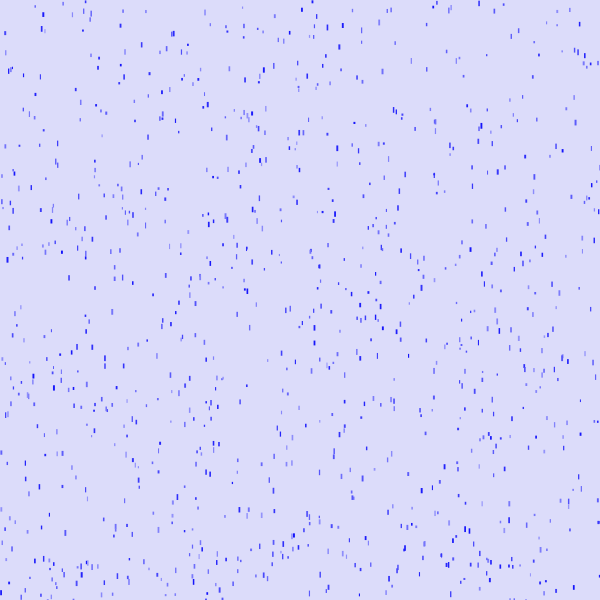
Frame 1 (no input)
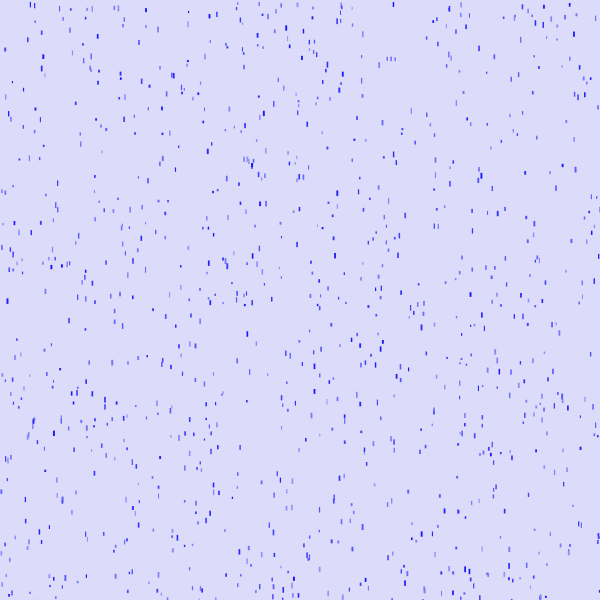
Frame 60 (the mouse pressed at the canvas centre just before this capture)
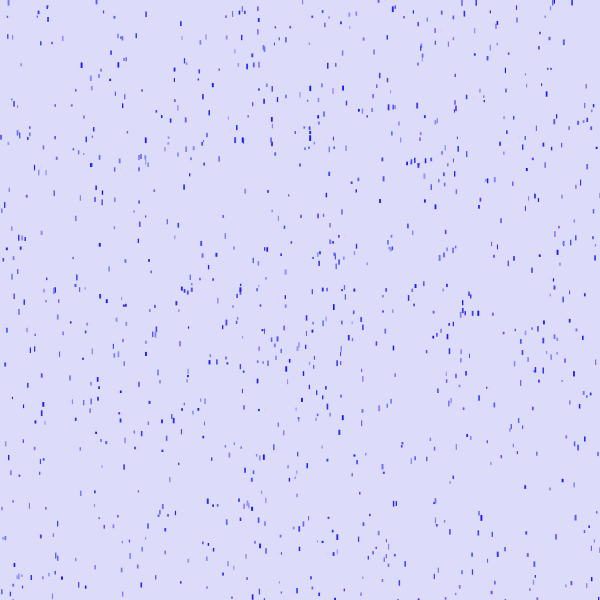
Frame 120 (the mouse held since frame 60 and released just before this capture)

The Processing sketch that drew these frames (run headless with seeded random() and noise(); from frame 60 on, the mouse is pressed at the canvas centre):

// Processing sketch: rain
// ── rain.pde
Drop[] drops = new Drop[1000];

float speed;

void setup() {
  size(600, 600);

  for (int i=0; i < drops.length; i++)
    drops[i] = new Drop();
}

void draw() {

  speed = map(mouseX, 0, width, 0, 10);
  
  background(220,220,250);
  for (int i = 0; i < drops.length; i++) {
    drops[i].update();
    drops[i].show();
  }
}

// ── Drops.pde
class Drop {
  
  float x, y;
  float z;
  float h,w;
  
  
  Drop() {
    x = random(0, width);
    y = random(height);
    h = random(2, 6);
    w = random(1, 2);
    z = random(20,150);
  }

  void update() {

    if (h<4)
      y += speed+random(0.5);
    else
      y += speed+random(1.5);
    if (y > height) {
      y = 0;
      x = random(0, width);
      z = random(20,150);
    }
  }

  void show() {
    fill(z, z, 250);
    noStroke();



    rect(x, y, w, h);
  }
}
